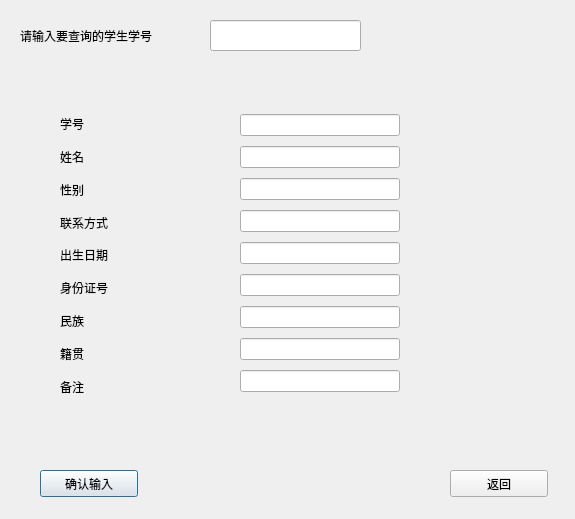
<?xml version="1.0" encoding="UTF-8"?>
<ui version="4.0">
 <class>Dialog_select</class>
 <widget class="QDialog" name="Dialog_select">
  <property name="geometry">
   <rect>
    <x>0</x>
    <y>0</y>
    <width>575</width>
    <height>519</height>
   </rect>
  </property>
  <property name="windowTitle">
   <string>Dialog</string>
  </property>
  <widget class="QLineEdit" name="sel_in">
   <property name="geometry">
    <rect>
     <x>210</x>
     <y>20</y>
     <width>151</width>
     <height>31</height>
    </rect>
   </property>
  </widget>
  <widget class="QLabel" name="label">
   <property name="geometry">
    <rect>
     <x>20</x>
     <y>10</y>
     <width>171</width>
     <height>51</height>
    </rect>
   </property>
   <property name="text">
    <string>请输入要查询的学生学号</string>
   </property>
  </widget>
  <widget class="QPushButton" name="sel_buto">
   <property name="geometry">
    <rect>
     <x>40</x>
     <y>470</y>
     <width>98</width>
     <height>27</height>
    </rect>
   </property>
   <property name="text">
    <string>确认输入</string>
   </property>
  </widget>
  <widget class="QPushButton" name="ret">
   <property name="geometry">
    <rect>
     <x>450</x>
     <y>470</y>
     <width>98</width>
     <height>27</height>
    </rect>
   </property>
   <property name="text">
    <string>返回</string>
   </property>
  </widget>
  <widget class="QWidget" name="verticalLayoutWidget">
   <property name="geometry">
    <rect>
     <x>240</x>
     <y>110</y>
     <width>160</width>
     <height>293</height>
    </rect>
   </property>
   <layout class="QVBoxLayout" name="verticalLayout">
    <item>
     <widget class="QLineEdit" name="id"/>
    </item>
    <item>
     <widget class="QLineEdit" name="name"/>
    </item>
    <item>
     <widget class="QLineEdit" name="sex"/>
    </item>
    <item>
     <widget class="QLineEdit" name="phoneNum"/>
    </item>
    <item>
     <widget class="QLineEdit" name="birth"/>
    </item>
    <item>
     <widget class="QLineEdit" name="idNum"/>
    </item>
    <item>
     <widget class="QLineEdit" name="nation"/>
    </item>
    <item>
     <widget class="QLineEdit" name="oriplace"/>
    </item>
    <item>
     <widget class="QLineEdit" name="remarks"/>
    </item>
   </layout>
  </widget>
  <widget class="QWidget" name="verticalLayoutWidget_2">
   <property name="geometry">
    <rect>
     <x>60</x>
     <y>110</y>
     <width>160</width>
     <height>290</height>
    </rect>
   </property>
   <layout class="QVBoxLayout" name="verticalLayout_2">
    <item>
     <widget class="QLabel" name="label_2">
      <property name="text">
       <string>学号</string>
      </property>
     </widget>
    </item>
    <item>
     <widget class="QLabel" name="label_3">
      <property name="text">
       <string>姓名</string>
      </property>
     </widget>
    </item>
    <item>
     <widget class="QLabel" name="label_4">
      <property name="text">
       <string>性别</string>
      </property>
     </widget>
    </item>
    <item>
     <widget class="QLabel" name="label_5">
      <property name="text">
       <string>联系方式</string>
      </property>
     </widget>
    </item>
    <item>
     <widget class="QLabel" name="label_7">
      <property name="text">
       <string>出生日期</string>
      </property>
     </widget>
    </item>
    <item>
     <widget class="QLabel" name="label_9">
      <property name="text">
       <string>身份证号</string>
      </property>
     </widget>
    </item>
    <item>
     <widget class="QLabel" name="label_10">
      <property name="text">
       <string>民族</string>
      </property>
     </widget>
    </item>
    <item>
     <widget class="QLabel" name="label_8">
      <property name="text">
       <string>籍贯</string>
      </property>
     </widget>
    </item>
    <item>
     <widget class="QLabel" name="label_6">
      <property name="text">
       <string>备注</string>
      </property>
     </widget>
    </item>
   </layout>
  </widget>
 </widget>
 <resources/>
 <connections/>
</ui>
